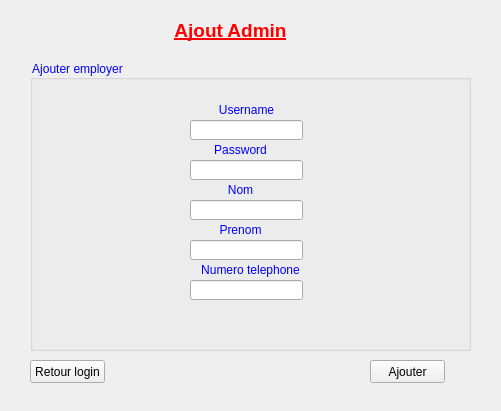
<?xml version="1.0" encoding="UTF-8"?>
<ui version="4.0">
 <class>Ajouter_admin</class>
 <widget class="QWidget" name="Ajouter_admin">
  <property name="geometry">
   <rect>
    <x>0</x>
    <y>0</y>
    <width>501</width>
    <height>411</height>
   </rect>
  </property>
  <property name="windowTitle">
   <string>Form</string>
  </property>
  <widget class="QLabel" name="label_3">
   <property name="geometry">
    <rect>
     <x>150</x>
     <y>10</y>
     <width>161</width>
     <height>41</height>
    </rect>
   </property>
   <property name="text">
    <string>&lt;html&gt;&lt;head/&gt;&lt;body&gt;&lt;p align=&quot;center&quot;&gt;&lt;span style=&quot; font-size:14pt; font-weight:600; text-decoration: underline; color:#ff0000;&quot;&gt;Ajout Admin&lt;/span&gt;&lt;/p&gt;&lt;/body&gt;&lt;/html&gt;</string>
   </property>
  </widget>
  <widget class="QGroupBox" name="groupBox">
   <property name="geometry">
    <rect>
     <x>30</x>
     <y>60</y>
     <width>441</width>
     <height>291</height>
    </rect>
   </property>
   <property name="styleSheet">
    <string notr="true">font: 10pt &quot;MS Shell Dlg 2&quot;;
font: 12pt &quot;MS Shell Dlg 2&quot;;
color: rgb(0, 0, 255);
</string>
   </property>
   <property name="title">
    <string>Ajouter employer</string>
   </property>
   <widget class="QLabel" name="label_7">
    <property name="geometry">
     <rect>
      <x>166</x>
      <y>40</y>
      <width>101</width>
      <height>21</height>
     </rect>
    </property>
    <property name="text">
     <string>&lt;html&gt;&lt;head/&gt;&lt;body&gt;&lt;p align=&quot;center&quot;&gt;Username&lt;/p&gt;&lt;/body&gt;&lt;/html&gt;</string>
    </property>
   </widget>
   <widget class="QLineEdit" name="Username_2">
    <property name="geometry">
     <rect>
      <x>160</x>
      <y>60</y>
      <width>113</width>
      <height>20</height>
     </rect>
    </property>
   </widget>
   <widget class="QLabel" name="label_8">
    <property name="geometry">
     <rect>
      <x>170</x>
      <y>80</y>
      <width>81</width>
      <height>21</height>
     </rect>
    </property>
    <property name="text">
     <string>&lt;html&gt;&lt;head/&gt;&lt;body&gt;&lt;p align=&quot;center&quot;&gt;Password&lt;/p&gt;&lt;/body&gt;&lt;/html&gt;</string>
    </property>
   </widget>
   <widget class="QLineEdit" name="Password_2">
    <property name="geometry">
     <rect>
      <x>160</x>
      <y>100</y>
      <width>113</width>
      <height>20</height>
     </rect>
    </property>
    <property name="echoMode">
     <enum>QLineEdit::Password</enum>
    </property>
   </widget>
   <widget class="QLabel" name="label_9">
    <property name="geometry">
     <rect>
      <x>170</x>
      <y>120</y>
      <width>81</width>
      <height>21</height>
     </rect>
    </property>
    <property name="text">
     <string>&lt;html&gt;&lt;head/&gt;&lt;body&gt;&lt;p align=&quot;center&quot;&gt;Nom&lt;/p&gt;&lt;/body&gt;&lt;/html&gt;</string>
    </property>
   </widget>
   <widget class="QLineEdit" name="Nom_2">
    <property name="geometry">
     <rect>
      <x>160</x>
      <y>140</y>
      <width>113</width>
      <height>20</height>
     </rect>
    </property>
   </widget>
   <widget class="QLabel" name="label_10">
    <property name="geometry">
     <rect>
      <x>170</x>
      <y>160</y>
      <width>81</width>
      <height>21</height>
     </rect>
    </property>
    <property name="text">
     <string>&lt;html&gt;&lt;head/&gt;&lt;body&gt;&lt;p align=&quot;center&quot;&gt;Prenom&lt;/p&gt;&lt;/body&gt;&lt;/html&gt;</string>
    </property>
   </widget>
   <widget class="QLineEdit" name="Prenom_2">
    <property name="geometry">
     <rect>
      <x>160</x>
      <y>180</y>
      <width>113</width>
      <height>20</height>
     </rect>
    </property>
   </widget>
   <widget class="QLabel" name="label_11">
    <property name="geometry">
     <rect>
      <x>140</x>
      <y>200</y>
      <width>161</width>
      <height>21</height>
     </rect>
    </property>
    <property name="text">
     <string>&lt;html&gt;&lt;head/&gt;&lt;body&gt;&lt;p align=&quot;center&quot;&gt;Numero telephone&lt;/p&gt;&lt;/body&gt;&lt;/html&gt;</string>
    </property>
   </widget>
   <widget class="QLineEdit" name="Num_tel_2">
    <property name="geometry">
     <rect>
      <x>160</x>
      <y>220</y>
      <width>113</width>
      <height>20</height>
     </rect>
    </property>
   </widget>
  </widget>
  <widget class="QPushButton" name="Ajout_admin">
   <property name="geometry">
    <rect>
     <x>370</x>
     <y>360</y>
     <width>75</width>
     <height>23</height>
    </rect>
   </property>
   <property name="text">
    <string>Ajouter</string>
   </property>
  </widget>
  <widget class="QPushButton" name="Return_login">
   <property name="geometry">
    <rect>
     <x>30</x>
     <y>360</y>
     <width>75</width>
     <height>23</height>
    </rect>
   </property>
   <property name="text">
    <string>Retour login</string>
   </property>
  </widget>
 </widget>
 <resources/>
 <connections/>
</ui>
